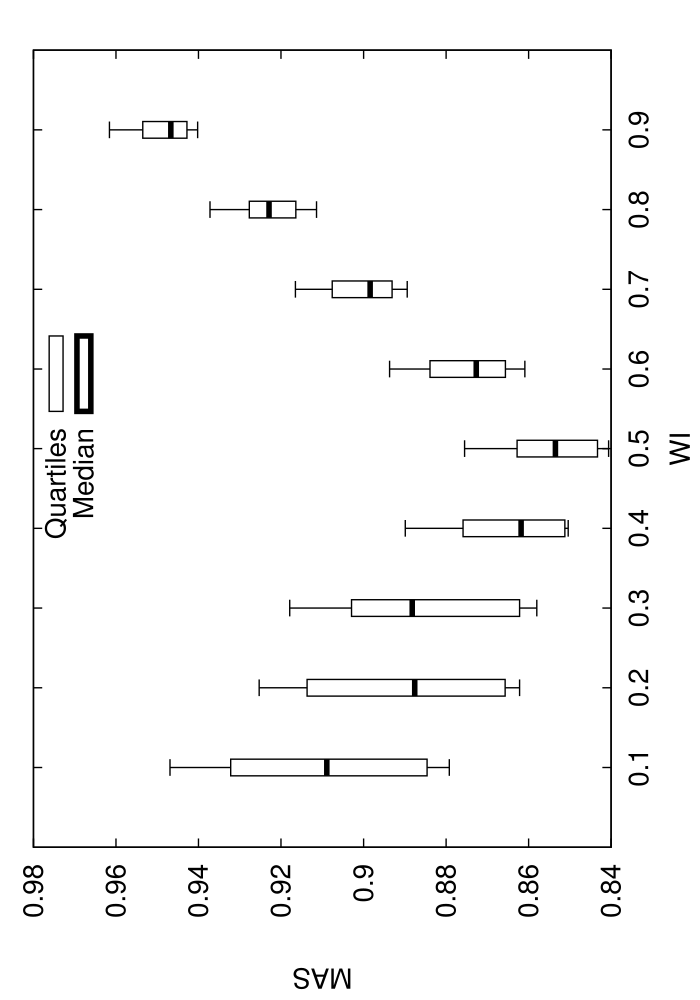

Here is the gnuplot script that generated this plot:
set terminal postscript enhanced 20
set xrange[0:1]
set xlabel 'WI'
set ylabel 'MAS'
set key ins vert center top spacing 1.0
set output 'stat_COMP_W02.dat.eps'
set bars 4.0
set style fill empty
plot 'stat_COMP_W02.dat.elab' using 1:3:2:6:5:xticlabel(1) with candlesticks lt -1 lw 1 title 'Quartiles' whiskerbars,'' using 1:4:4:4:4:xticlabels(1) with candlesticks lt -1 lw 4 title 'Median'
